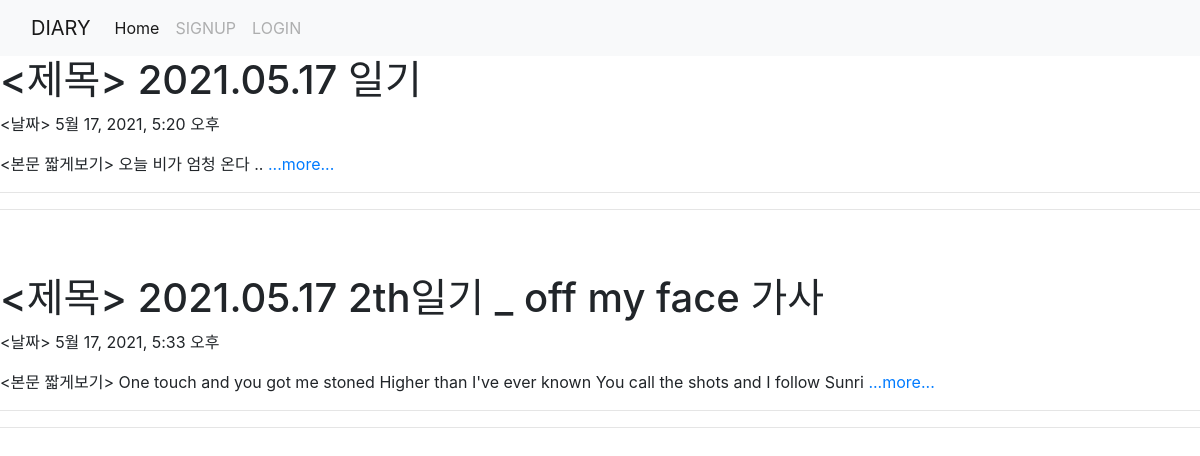
The page / on the database its author committed.
### diaryApp/models.py (models this page shows, shortened)
class Diary(models.Model):
    title = models.CharField(max_length=200)
    pub_date = models.DateTimeField('data published')
    body = models.TextField()
    def summary(self):
        return self.body[:100]

### diaryApp/views.py (the view)
# urls.py: 2. Add a URL to urlpatterns:  path('', views.home, name='home')
def home(request):
    diarys = Diary.objects
    return render(request, 'home.html', {'diarys' : diarys})

### diaryApp/templates/home.html (shortened to what this page needs)
{% extends 'base.html' %}
{% block content %}
{% for diary in diarys.all %}
    <h1> &lt;제목&gt; {{diary.title}} </h1>
    <p> &lt;날짜&gt; {{diary.pub_date}} </p>
    <p> &lt;본문 짧게보기&gt; {{diary.summary}}<a href="{%url 'detail' diary.id%}">  ...more... </a> </p>
    <hr><hr>
{% endfor %}
{% endblock %}

### fifthProject/templates/base.html (shortened to what this page needs)
{% load bootstrap4 %}
{% bootstrap_css %}
<nav class="navbar navbar-expand-lg navbar-light bg-light">
    <div class="container-fluid">
      <a class="navbar-brand" href="{%url 'home'%}">DIARY</a>
      <div class="collapse navbar-collapse" id="navbarSupportedContent">
        <ul class="navbar-nav me-auto mb-2 mb-lg-0">
          <li class="nav-item">
            <a class="nav-link active" aria-current="page" href="{%url 'home'%}">Home</a>
          </li>
          {% if user.is_authenticated %}
          <li class="nav-item dropdown">
            <a class="nav-link dropdown-toggle" id="navbarDropdown" role="button" data-bs-toggle="dropdown" aria-expanded="false">
                환영합니다. {{user.username}}님!!
            </a>
            <ul class="dropdown-menu" aria-labelledby="navbarDropdown">
              <li><a class="dropdown-item" href="javascript:{document.getElementById('logout').submit()}">LOGOUT</a></li>
              <form id="logout" method="POST" action="{% url 'logout' %}">
                {% csrf_token %} <input type="hidden"/>
                </form>
            </ul>
          </li>
          {% else %}
          <li class="nav-item">
            <a class="nav-link disabled" href="{%url 'signup'%}" >SIGNUP</a>
          </li>
          <li class="nav-item">
            <a class="nav-link disabled" href="{%url 'login'%}" >LOGIN</a>
          </li>
          {% endif %}
        </ul>
      </div>
    </div>
  </nav>
{% block content%}
{% endblock %}

### rows shown on the page
Diary: title "2021.05.17 일기", pub_date "5월 17, 2021, 5:20 오후", summary "오늘 비가 엄청 온다 .."
Diary: title "2021.05.17 2th일기 _ off my face 가사", pub_date "5월 17, 2021, 5:33 오후", summary "One touch and you got me stoned Higher than I've ever known You call the shots and I follow Sunri"
